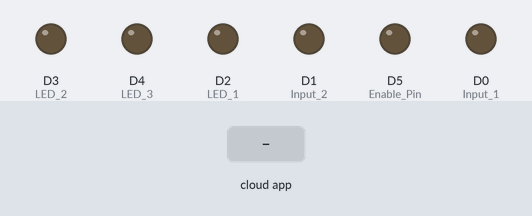
Simulated run of this sketch. Board: ESP8266 (NodeMCU). Parts: output pins drawn as LEDs (lit = HIGH). The inputs (shaded band) are chosen by the test bench. WiFi joins after 1.5 s; servers stay silent unless stated.

Above: at 2.7 s.
2.8 s: the phone or cloud app sets all to 1
At 4.1 s:
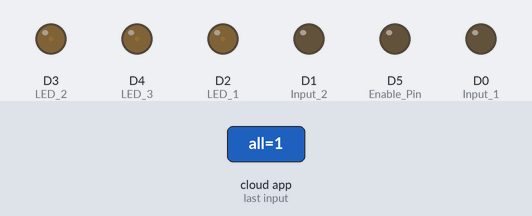
4.5 s: the phone or cloud app sets backward to 1
At 5.3 s:
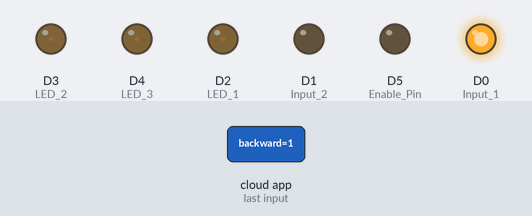
6.0 s: the phone or cloud app sets speed to 1
At 6.4 s:
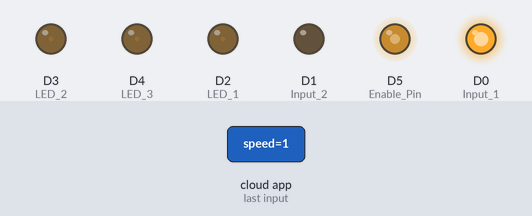
7.5 s: the phone or cloud app sets forward to 1
At 8.7 s:
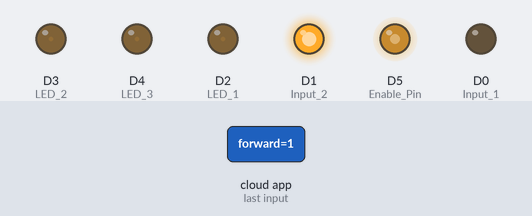
9.0 s: the phone or cloud app sets all to 0
At 9.9 s:
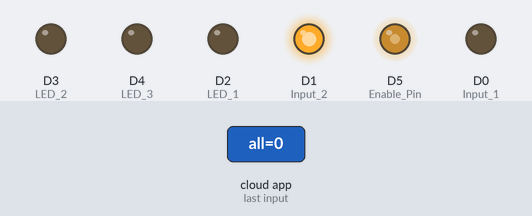
10.5 s: the phone or cloud app sets speed to 0
At 11.0 s:
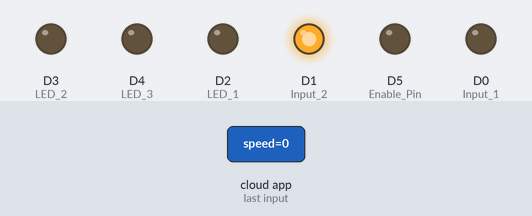
Timing chart, 0 to 13.0 s (numbered marks = the images above; inputs shaded):
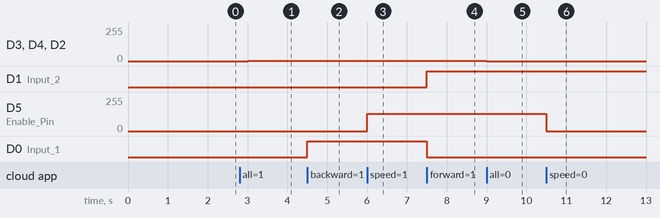

The sketch:

DC_WC_project_code.ino
```cpp
#include "arduino_secrets.h"
#include "thingProperties.h"

/*
  Light dimmer and Fan speed controller using ESP8266
  Paras Kore    (21ECE1024)
  Shreeya Kamat (21ECE1034)

  int all;
  int speed;
  bool backward;
  bool forward;
*/

void setup() {
  pinMode(D5, OUTPUT);  // Enable Pin
  pinMode(D1, OUTPUT);  // Input 2
  pinMode(D0, OUTPUT);  // Input 1

  pinMode(D2, OUTPUT);  // LED 1
  pinMode(D3, OUTPUT);  // LED 2
  pinMode(D4, OUTPUT);  // LED 3

  // Initialize serial and wait for port to open:
  Serial.begin(9600);
  // This delay gives the chance to wait for a Serial Monitor without blocking if none is found
  delay(1500);

  // Defined in thingProperties.h
  initProperties();

  // Connect to Arduino IoT Cloud
  ArduinoCloud.begin(ArduinoIoTPreferredConnection);

  /*
     The following function allows you to obtain more information
     related to the state of network and IoT Cloud connection and errors
     the higher number the more granular information you’ll get.
     The default is 0 (only errors).
     Maximum is 4
 */
  setDebugMessageLevel(2);
  ArduinoCloud.printDebugInfo();
}

void loop() {
  ArduinoCloud.update();
  // Your code here
  if(backward == 0 && forward == 0){
    off();
  }
}

/*
  Since Forward is READ_WRITE variable, onForwardChange() is
  executed every time a new value is received from IoT Cloud.
*/
void onForwardChange()  {
  // Add your code here to act upon Forward change
  if(forward == 1){
    digitalWrite(D1, HIGH);
    digitalWrite(D0, LOW);
    backward = 0;
  }
}
/*
  Since Backward is READ_WRITE variable, onBackwardChange() is
  executed every time a new value is received from IoT Cloud.
*/
void onBackwardChange()  {
  // Add your code here to act upon Backward change
  if(backward == 1){
    digitalWrite(D0, HIGH);
    digitalWrite(D1, LOW);
    forward = 0;
  }
}
void off()  {
  // Add your code here to act upon Backward change

    speed = 0;
    analogWrite(D5, 0);
  }
/*
  Since Speed is READ_WRITE variable, onSpeedChange() is
  executed every time a new value is received from IoT Cloud.
*/
void onSpeedChange()  {
  // Add your code here to act upon Speed change
  switch (speed){
    case 0: analogWrite(D5, 0);
            break;
    case 1: analogWrite(D5, 130);
            break;
    case 2: analogWrite(D5, 160);
            break;
    case 3: analogWrite(D5, 190);
            break;
    case 4: analogWrite(D5, 220);
            break;
    case 5: analogWrite(D5, 253);
            break;
  }
}
/*
  Since All is READ_WRITE variable, onAllChange() is
  executed every time a new value is received from IoT Cloud.
*/
void onAllChange()  {
  // Add your code here to act upon All change
  analogWrite(D2, all);
  analogWrite(D3, all);
  analogWrite(D4, all);
}
```

arduino_secrets.h
```cpp
#define SECRET_SSID "FRIDAY"
#define SECRET_OPTIONAL_PASS "12345678"
#define SECRET_DEVICE_KEY "OqLmf1zCAl0@EZ#XkhnpZV6Lt"
```

thingProperties.h
```cpp
// Code generated by Arduino IoT Cloud, DO NOT EDIT.

#include <ArduinoIoTCloud.h>
#include <Arduino_ConnectionHandler.h>

const char DEVICE_LOGIN_NAME[]  = "0f95eeb5-b7e7-4acb-8635-8f3b3cfa6d04";

const char SSID[]               = SECRET_SSID;    // Network SSID (name)
const char PASS[]               = SECRET_OPTIONAL_PASS;    // Network password (use for WPA, or use as key for WEP)
const char DEVICE_KEY[]  = SECRET_DEVICE_KEY;    // Secret device password

void onAllChange();
void onSpeedChange();
void onBackwardChange();
void onForwardChange();
void off();

int all;
int speed;
bool backward;
bool forward;

void initProperties(){

  ArduinoCloud.setBoardId(DEVICE_LOGIN_NAME);
  ArduinoCloud.setSecretDeviceKey(DEVICE_KEY);
  ArduinoCloud.addProperty(all, READWRITE, ON_CHANGE, onAllChange, 255);
  ArduinoCloud.addProperty(speed, READWRITE, ON_CHANGE, onSpeedChange, 5);
  ArduinoCloud.addProperty(backward, READWRITE, ON_CHANGE, onBackwardChange);
  ArduinoCloud.addProperty(forward, READWRITE, ON_CHANGE, onForwardChange);

}

WiFiConnectionHandler ArduinoIoTPreferredConnection(SSID, PASS);
```

Measured:
- after the input at 2.8 s, D3 (LED_2), D4 (LED_3), D2 (LED_1): 0/255 → 1/255 after 0.20 s
- after the input at 4.5 s, D0 (Input_1): LOW → HIGH at once
- after the input at 6.0 s, D5 (Enable_Pin): 0/255 → 130/255 at once
- after the input at 7.5 s, D1 (Input_2): LOW → HIGH at once; D0 (Input_1): HIGH → LOW at once
- after the input at 9.0 s, D3 (LED_2), D4 (LED_3), D2 (LED_1): 1/255 → 0/255 at once
- after the input at 10.5 s, D5 (Enable_Pin): 130/255 → 0/255 at once
